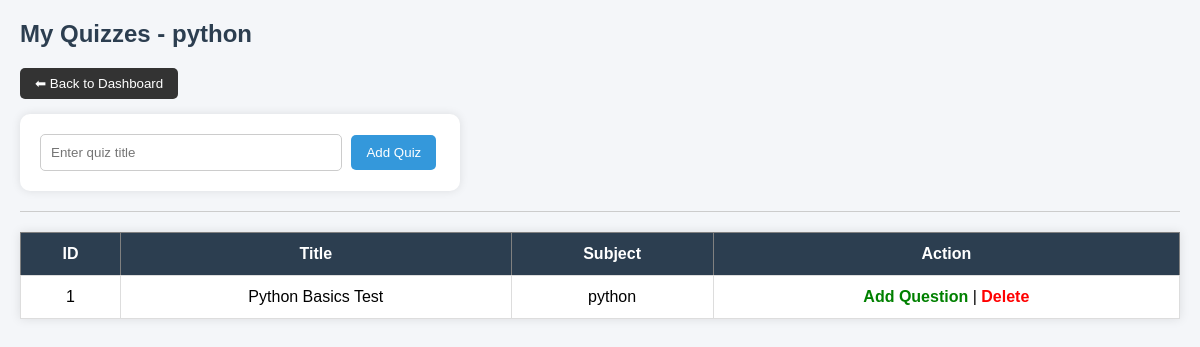
The app's page /quizzes/1 with its own data.
### models.py (models this page shows, shortened)
class Subject(db.Model):
    id = db.Column(db.Integer, primary_key=True)
    subject_name = db.Column(db.String(100), unique=True, nullable=False)
    chapter_name = db.Column(db.String(100), nullable=False)
    teacher_id = db.Column(db.Integer, db.ForeignKey('user.id'))
    quizzes = db.relationship('Quiz', backref='subject', lazy=True)

class Quiz(db.Model):
    id = db.Column(db.Integer, primary_key=True)
    title = db.Column(db.String(100), nullable=False)
    subject_id = db.Column(db.Integer, db.ForeignKey('subject.id'), nullable=False)
    teacher_id = db.Column(db.Integer, db.ForeignKey('user.id'), nullable=False)
    results = db.relationship('Result', backref='quiz', lazy=True)
    __table_args__ = (
        db.UniqueConstraint(
            'title',
            'subject_id',
            'teacher_id',
            name='unique_quiz_rule'
        ),
    )

### app.py (the view)
@app.route('/quizzes/<int:id>')
def quiz_details(id):
    subject = Subject.query.get(id)
    if not subject:
        return "Subject not found"
    quizzes = Quiz.query.filter_by(
        subject_id=id
    ).all()
    return render_template(
        'teacher_quizzes.html',
        subject=subject,
        quizzes=quizzes
    )

### templates/teacher_quizzes.html (shortened to what this page needs)
<!DOCTYPE html>
<html>
<head>
</head>
<body>
<h2>My Quizzes - {{ subject.subject_name }}</h2>
<a href="/teacher_dashboard">
    <button style="
        background:#333;
        color:white;
        padding:8px 15px;
        border:none;
        border-radius:5px;
        margin-bottom:15px;
        cursor:pointer;
    ">
        ⬅ Back to Dashboard
    </button>
</a>
<form method="POST" action="/create_quiz/{{ subject.id }}">
    <input type="text"
           name="title"
           placeholder="Enter quiz title"
           required>
    <button type="submit">
        Add Quiz
    </button>
</form>
<hr>
<table border="1">
    <tr>
        <th>ID</th>
        <th>Title</th>
        <th>Subject</th>
        <th>Action</th>
    </tr>
    {% for q in quizzes %}
    <tr>
        <td>{{ q.id }}</td>
        <td>{{ q.title }}</td>
        <td>{{ subject.subject_name }}</td>
        <td>
            <a href="/add_question/{{ q.id }}">
                Add Question
            </a>
            |
            <a href="/delete_quiz/{{ q.id }}"
               onclick="return confirm('Are you sure to delete this quiz?')">
               Delete
            </a>
        </td>
    </tr>
    {% endfor %}
</table>
</body>
</html>

### templates/teacher_quizzes.html (style rules this page uses)
body { font-family: Arial, sans-serif; background:#f4f6f9; margin:20px; }
h2 { color:#2c3e50; margin-bottom:20px; }
button { cursor:pointer; transition:0.3s; }
form { background:white; padding:20px; border-radius:10px; box-shadow:0px 0px 10px rgba(0,0,0,0.1); width:400px; margin-bottom:20px; }
form input { width:70%; padding:10px; border:1px solid #ccc; border-radius:5px; outline:none; }
form button { background:#3498db; color:white; border:none; padding:10px 15px; border-radius:5px; margin-left:5px; }
table { width:100%; border-collapse:collapse; background:white; box-shadow:0px 0px 10px rgba(0,0,0,0.1); }
table th { background:#2c3e50; color:white; padding:12px; text-align:center; }
table td { padding:12px; text-align:center; border:1px solid #ddd; }
a { text-decoration:none; font-weight:bold; }
a[href*="add_question"] { color:green; }
a[href*="delete_quiz"] { color:red; }
hr { border:none; height:1px; background:#ccc; margin:20px 0; }

### records on screen
Subject: subject_name "python"
Quiz: id "1", title "Python Basics Test"
